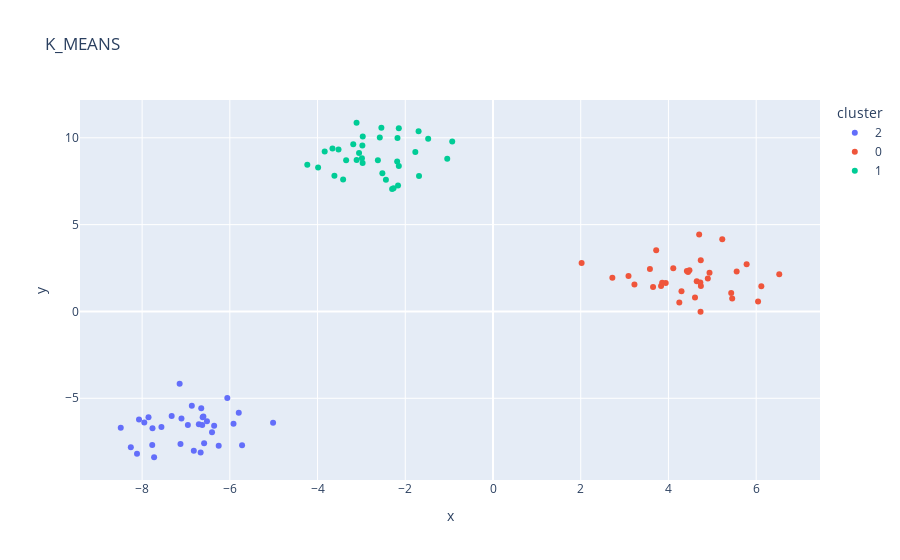

The notebook cell saved with this chart:
### Code cell
fig = px.scatter(df,x = 'x',y = 'y',color='cluster',title='K_MEANS')
fig.show()

### Figure 1 — Plotly figure (JSON) as saved in the notebook; plotly's stock layout.template omitted (floating-point values rounded to 4 significant figures)
{"data": [{"hovertemplate": "cluster=2<br>x=%{x}<br>y=%{y}<extra></extra>", "legendgroup": "2", "marker": {"color": "#636efa", "symbol": "circle"}, "mode": "markers", "name": "2", "orientation": "v", "showlegend": true, "type": "scatter", "x": [-7.726, -6.522, -6.652, -6.358, -7.951, -6.603, -7.763, -6.406, -6.957, -7.326, -6.254, -7.854, -8.117, -7.56, -5.721, -8.257, -8.487, -6.706, -6.867, -6.62, -6.058, -7.103, -6.587, -7.125, -7.144, -6.666, -7.769, -6.629, -8.071, -5.916, -6.821, -5.014, -5.797], "xaxis": "x", "y": [-8.395, -6.319, -5.573, -6.583, -6.398, -6.053, -6.726, -6.953, -6.539, -6.024, -7.737, -6.093, -8.201, -6.648, -7.701, -7.818, -6.695, -6.495, -5.427, -6.098, -4.983, -6.166, -7.594, -7.634, -4.16, -8.126, -7.696, -6.534, -6.224, -6.467, -8.023, -6.406, -5.826], "yaxis": "y"}, {"hovertemplate": "cluster=0<br>x=%{x}<br>y=%{y}<extra></extra>", "legendgroup": "0", "marker": {"color": "#EF553B", "symbol": "circle"}, "mode": "markers", "name": "0", "orientation": "v", "showlegend": true, "type": "scatter", "x": [5.453, 6.043, 3.649, 4.42, 4.737, 3.225, 4.936, 4.448, 5.555, 4.732, 4.605, 3.578, 3.831, 2.02, 4.645, 6.118, 3.938, 2.721, 4.7, 4.11, 4.897, 4.297, 4.74, 5.431, 6.526, 3.089, 3.857, 3.72, 4.248, 4.727, 5.783, 5.227, 4.479], "xaxis": "x", "y": [0.7423, 0.5713, 1.407, 2.33, 2.942, 1.553, 2.234, 2.275, 2.302, -0.0144, 0.8045, 2.447, 1.471, 2.795, 1.739, 1.455, 1.646, 1.947, 4.436, 2.486, 1.899, 1.171, 1.47, 1.064, 2.148, 2.042, 1.651, 3.523, 0.5097, 1.674, 2.725, 4.164, 2.377], "yaxis": "y"}, {"hovertemplate": "cluster=1<br>x=%{x}<br>y=%{y}<extra></extra>", "legendgroup": "1", "marker": {"color": "#00cc96", "symbol": "circle"}, "mode": "markers", "name": "1", "orientation": "v", "showlegend": true, "type": "scatter", "x": [-2.979, -2.178, -3.66, -3.054, -3.616, -1.771, -2.581, -2.973, -2.148, -2.545, -2.97, -0.93, -3.11, -2.442, -2.185, -2.988, -3.837, -2.625, -1.697, -3.522, -2.267, -4.234, -2.166, -2.148, -1.687, -2.523, -2.3, -1.044, -3.988, -3.417, -3.111, -3.186, -1.478, -3.348], "xaxis": "x", "y": [9.557, 9.99, 9.39, 9.125, 7.818, 9.186, 10.02, 8.549, 10.55, 10.58, 10.07, 9.782, 8.723, 7.59, 8.629, 8.829, 9.211, 8.713, 10.37, 9.329, 7.101, 8.452, 7.251, 8.369, 7.793, 7.957, 7.055, 8.789, 8.294, 7.602, 10.87, 9.626, 9.946, 8.705], "yaxis": "y"}], "layout": {"legend": {"title": {"text": "cluster"}, "tracegroupgap": 0}, "title": {"text": "K_MEANS"}, "xaxis": {"anchor": "y", "domain": [0, 1], "title": {"text": "x"}}, "yaxis": {"anchor": "x", "domain": [0, 1], "title": {"text": "y"}}}}
